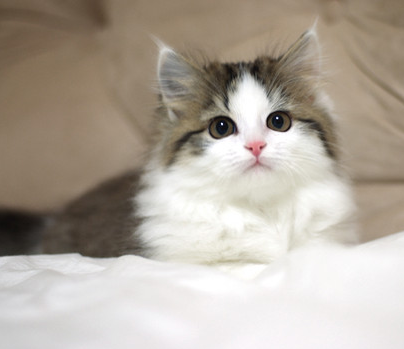
#> input picture cat.jpg, 404 x 349 px
$ python opencv-example07.py
#> lines starting #> are read from the running program, lines starting #| are printed output that depends on the picture
import cv2
import numpy as np
import matplotlib.pyplot as plt

# cv2.warpAffine(image, M, dsize) : 이미지의 위치를 변경
# M : 변환행렬
# dsize : Manual Size
# 변환 행렬과 변환
# - 변환 행렬의 형태
# | M₁₁ M₁₂ M₁₃ |
# | M₂₁ M₂₂ M₂₃ |
# - 이미지의 모든 좌표 (a, b)는 다음의 좌표로 이동
# (M₁₁ * a + M₁₂ * b + M₁₃, M₂₁ * a + M₂₂ * b + M₂₃)
# 이미지 위치 변경
# - 단순히 이미지의 위치를 변경할 떄 변환 행렬은 다음과 같다
# | 1 0 tx |
# | 0 1 ty |
# - 이미지의 모든 좌표(a, b)는 다음의 좌표로 이동
# (a + tx, b + ty)

image = cv2.imread('cat.jpg')
#> image is the input picture: shape (349, 404, 3); mean B, G, R 157.6, 168.9, 178.1

# 행과 열 정보만 저장
height, width = image.shape[:2]
#> height = 349; width = 404

M = np.float32([[1, 0, 50], [0, 1, 10]])
dst = cv2.warpAffine(image, M, (width, height))
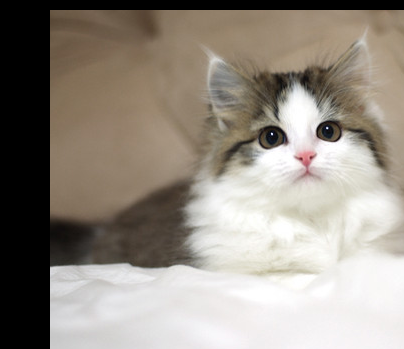
#> dst: shape (349, 404, 3); mean B, G, R 132, 141.7, 149.3

plt.imshow(cv2.cvtColor(dst, cv2.COLOR_BGR2RGB))
plt.show()

$ run again, with image01.jpg copied over cat.jpg
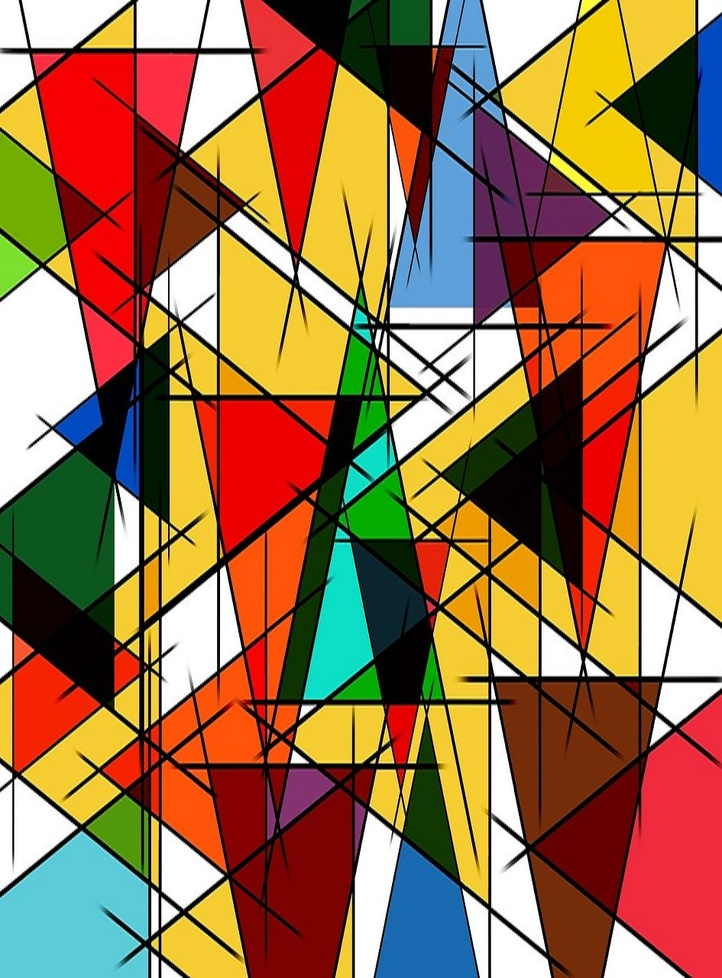
#> input picture image01.jpg, 722 x 978 px, shrunk from 945 x 1280 before the run
#> image is the input picture: shape (978, 722, 3); mean B, G, R 75.5, 114.5, 155.3
#> `dst = cv2.warpAffine(image, M, (width, height))`:
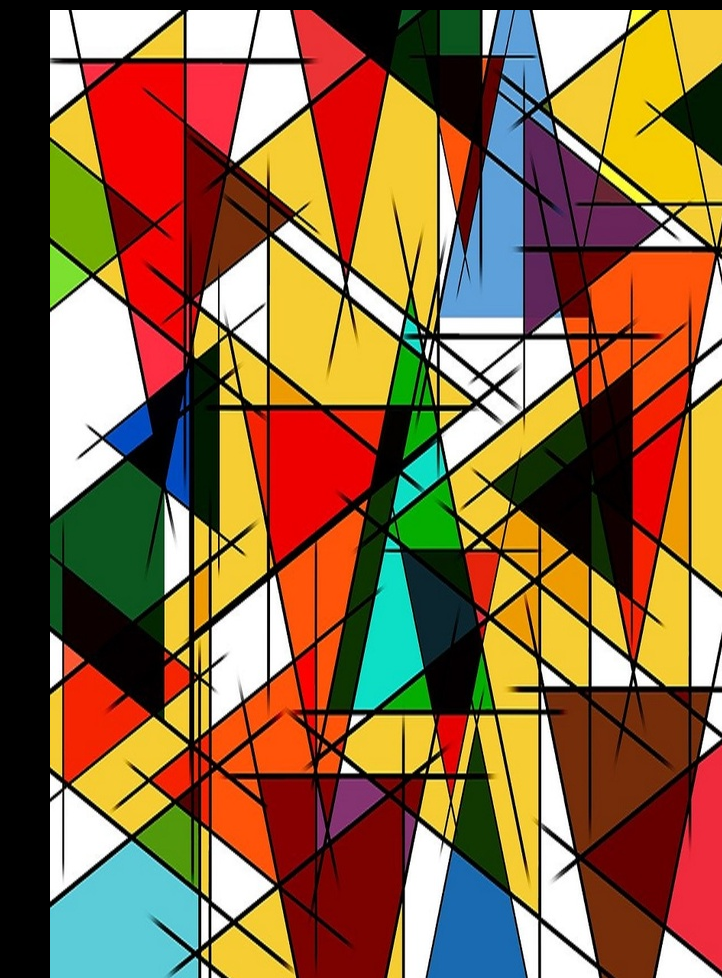
#> dst: shape (978, 722, 3); mean B, G, R 66.9, 103.5, 140.6
